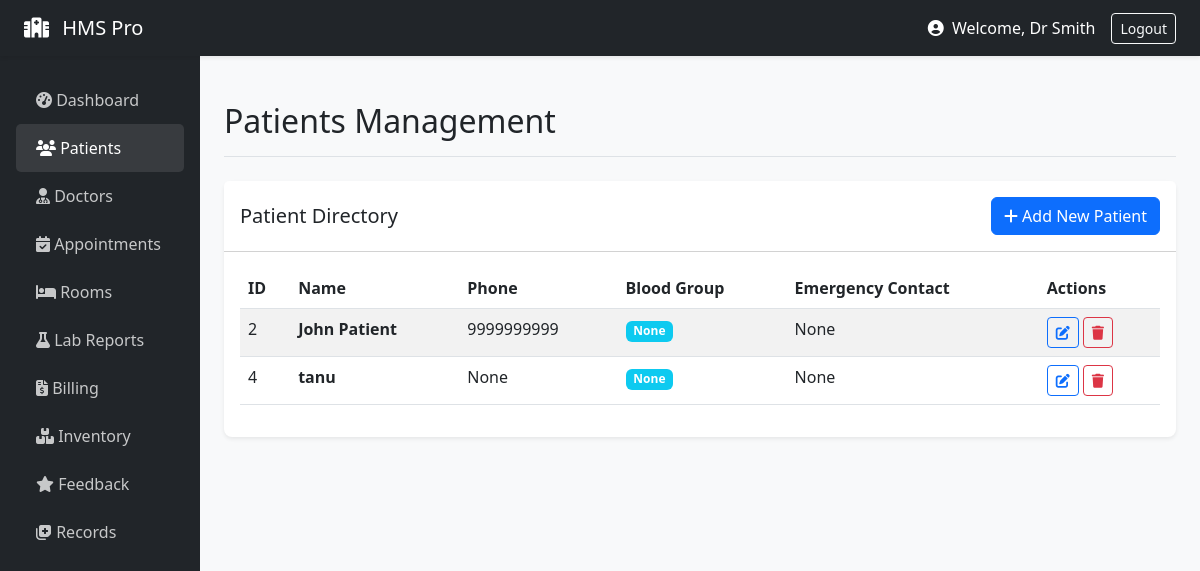
Screenshot of /staff/patients (signed in) with the database file from the repository.
### models/__init__.py (models this page shows, shortened)
class User(UserMixin, db.Model):
    id = db.Column(db.Integer, primary_key=True)
    email = db.Column(db.String(120), unique=True, nullable=False)
    name = db.Column(db.String(100), nullable=False)
    role = db.Column(db.String(20), nullable=False)
    password_hash = db.Column(db.String(200), nullable=False)
    age = db.Column(db.Integer)
    gender = db.Column(db.String(10))
    staff_role = db.Column(db.String(50))
    department = db.Column(db.String(50))
    staff_id = db.Column(db.String(20))
    created_at = db.Column(db.DateTime, default=datetime.utcnow)

class Patient(db.Model):
    id = db.Column(db.Integer, primary_key=True)
    user_id = db.Column(db.Integer, db.ForeignKey('user.id'))
    dob = db.Column(db.Date)
    phone = db.Column(db.String(20))
    address = db.Column(db.String(200))
    blood_group = db.Column(db.String(5))
    emergency_contact = db.Column(db.String(20))
    user = db.relationship('User', backref='patient_profile')

### routes/staff.py (the view, shortened to what this page needs)
@staff_bp.route('/patients', methods=['GET', 'POST'])
def patients():
    form = PatientForm()
    page = request.args.get('page', 1, type=int)
    patients = User.query.filter_by(role='patient').paginate(page=page, per_page=20)
    return render_template('patients.html', patients=patients, form=form)

### models/__init__.py (called while the page is built)
@login_manager.user_loader
def load_user(user_id):
    return User.query.get(int(user_id))

### routes/staff.py (called while the page is built)
def staff_required(f):
    @wraps(f)
    def decorated_function(*args, **kwargs):
        if current_user.role != 'staff':
            flash('Staff access only', 'danger')
            return redirect(url_for('auth.login'))
        return f(*args, **kwargs)
    return decorated_function

@staff_bp.before_request
@login_required
@staff_required
def before_request():
    pass

### templates/patients.html (shortened to what this page needs)
{% extends "base.html" %}
{% block page_title %}Patients Management{% endblock %}
{% block content %}
<div class="card">
    <div class="card-header bg-white d-flex justify-content-between align-items-center py-3">
        <h5 class="mb-0">Patient Directory</h5>
        <button type="button" class="btn btn-primary" data-bs-toggle="modal" data-bs-target="#addPatientModal">
            <i class="fas fa-plus"></i> Add New Patient
        </button>
    </div>
    <div class="card-body">
        <table class="table table-striped table-hover datatable w-100">
            <thead>
                <tr>
                    <th>ID</th>
                    <th>Name</th>
                    <th>Phone</th>
                    <th>Blood Group</th>
                    <th>Emergency Contact</th>
                    <th>Actions</th>
                </tr>
            </thead>
            <tbody>
                {% for patient in patients.items %}
                <tr>
                    <td>{{ patient.id }}</td>
                    <td><strong>{{ patient.name }}</strong></td>
                    <td>{{ patient.patient_profile[0].phone if patient.patient_profile else 'N/A' }}</td>
                    <td><span class="badge bg-info">{{ patient.patient_profile[0].blood_group if patient.patient_profile else 'N/A' }}</span></td>
                    <td>{{ patient.patient_profile[0].emergency_contact if patient.patient_profile else 'N/A' }}</td>
                    <td>
                        <a href="#" class="btn btn-sm btn-outline-primary"><i class="fas fa-edit"></i></a>
                        <a href="#" class="btn btn-sm btn-outline-danger"><i class="fas fa-trash"></i></a>
                    </td>
                </tr>
                {% endfor %}
            </tbody>
        </table>
    </div>
</div>
{% endblock %}

### templates/base.html (shortened to what this page needs)
<!doctype html>
<html lang="en">
<head>
  <link href="https://cdn.jsdelivr.net/npm/bootstrap@5.3.0/dist/css/bootstrap.min.css" rel="stylesheet">
  <link rel="stylesheet" href="https://cdnjs.cloudflare.com/ajax/libs/font-awesome/6.4.0/css/all.min.css">
</head>
<body>
{% if current_user.is_authenticated %}
<nav class="navbar navbar-dark bg-dark sticky-top shadow-sm">
  <div class="container-fluid px-4">
    <a class="navbar-brand" href="/"><i class="fas fa-hospital me-2"></i> HMS Pro</a>
    <div class="d-flex align-items-center text-white">
      <span class="me-3">
        <i class="fas fa-user-circle me-1"></i> Welcome, {{ current_user.name.split('@')[0] if '@' in current_user.name else current_user.name }}
      </span>
      <a class="btn btn-outline-light btn-sm" href="{{ url_for('auth.logout') }}">Logout</a>
    </div>
  </div>
</nav>
{% endif %}
<div id="main-wrapper">
    {% if not current_user.is_authenticated %}
        <div class="container mt-5">
    {% else %}
        <div class="container-fluid">
            <div class="row">
                <nav class="col-md-2 d-none d-md-block sidebar px-3">
                    <ul class="nav flex-column">
                        {% if current_user.role == 'staff' %}
                            <li class="nav-item">
                                <a class="nav-link {{ 'active' if request.endpoint == 'staff.dashboard' else '' }}" href="{{ url_for('staff.dashboard') }}"><i class="fas fa-tachometer-alt"></i> Dashboard</a>
                            </li>
                            <li class="nav-item">
                                <a class="nav-link {{ 'active' if request.endpoint == 'staff.patients' else '' }}" href="{{ url_for('staff.patients') }}"><i class="fas fa-users"></i> Patients</a>
                            </li>
                            <li class="nav-item">
                                <a class="nav-link {{ 'active' if request.endpoint == 'staff.doctors' else '' }}" href="{{ url_for('staff.doctors') }}"><i class="fas fa-user-md"></i> Doctors</a>
                            </li>
                            <li class="nav-item">
                                <a class="nav-link {{ 'active' if request.endpoint == 'staff.appointments' else '' }}" href="{{ url_for('staff.appointments') }}"><i class="fas fa-calendar-check"></i> Appointments</a>
                            </li>
                            <li class="nav-item">
                                <a class="nav-link {{ 'active' if request.endpoint == 'staff.rooms' else '' }}" href="{{ url_for('staff.rooms') }}"><i class="fas fa-bed"></i> Rooms</a>
                            </li>
                            <li class="nav-item">
                                <a class="nav-link {{ 'active' if request.endpoint == 'staff.lab' else '' }}" href="{{ url_for('staff.lab') }}"><i class="fas fa-flask"></i> Lab Reports</a>
                            </li>
                            <li class="nav-item">
                                <a class="nav-link {{ 'active' if request.endpoint == 'staff.billing' else '' }}" href="{{ url_for('staff.billing') }}"><i class="fas fa-file-invoice-dollar"></i> Billing</a>
                            </li>
                            <li class="nav-item">
                                <a class="nav-link {{ 'active' if request.endpoint == 'staff.inventory' else '' }}" href="{{ url_for('staff.inventory') }}"><i class="fas fa-boxes"></i> Inventory</a>
                            </li>
                            <li class="nav-item">
                                <a class="nav-link {{ 'active' if request.endpoint == 'staff.feedback' else '' }}" href="{{ url_for('staff.feedback') }}"><i class="fas fa-star"></i> Feedback</a>
                            </li>
                            <li class="nav-item">
                                <a class="nav-link" href="#" onclick="alert('Select a patient to view records')"><i class="fas fa-notes-medical"></i> Records</a>
                            </li>
                        {% endif %}
                    </ul>
                </nav>
                <main class="col-md-10 ms-sm-auto px-md-4 main-content">
                    <div class="d-flex justify-content-between flex-wrap flex-md-nowrap align-items-center pt-3 pb-2 mb-4 border-bottom">
                        <h1 class="h2">{% block page_title %}{% endblock %}</h1>
                    </div>
    {% endif %}
    {% block content %}{% endblock %}
    {% if current_user.is_authenticated %}
                </main>
            </div>
        </div>
    {% else %}
        </div>
    {% endif %}
</div>
</body>
</html>

### templates/base.html (style rules this page uses)
body { background-color: #f8f9fa; }
.sidebar { min-height: 100vh; background-color: #212529; color: white; padding-top: 20px; }
.sidebar .nav-link { color: rgba(255,255,255,.75); padding: 12px 20px; font-weight: 500; }
.sidebar .nav-link:hover, .sidebar .nav-link.active { color: white; background-color: rgba(255,255,255,.1); border-radius: 5px; }
.main-content { padding: 30px; }
.card { box-shadow: 0 0.125rem 0.25rem rgba(0,0,0,.075); border: none; border-radius: 0.5rem; margin-bottom: 20px; }

### rows the page displays
User: name "Dr Smith"
User: id "2", name "John Patient", phone "9999999999", blood_group "None", emergency_contact "None"
User: id "4", name "tanu", phone "None", blood_group "None", emergency_contact "None"
